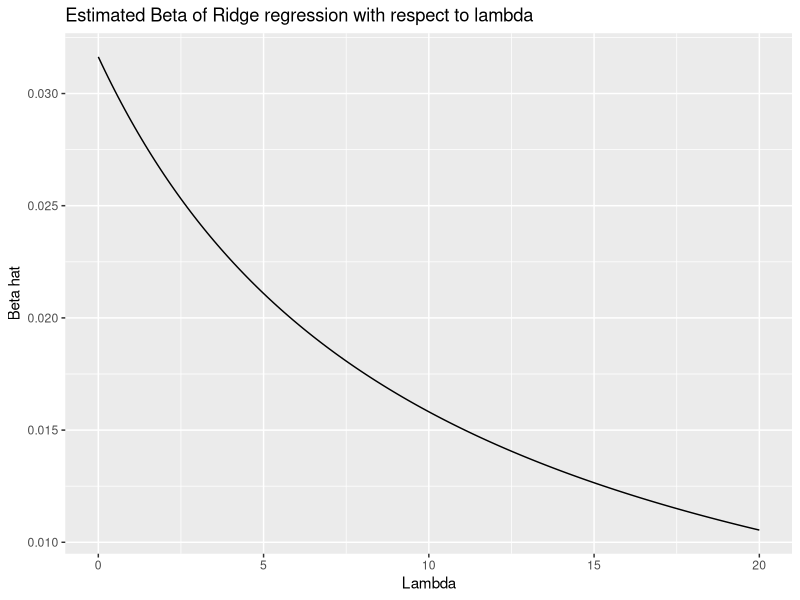

This figure's R source: (Note: this script raises an error after producing the figure.)
## ---- chunk 1
knitr::opts_chunk$set(echo = TRUE)
## ---- chunk 2
library(glmnet)
library(ggplot2)
## ---- chunk 3

simulate_ridge<-function(n=10,sd=2){
  n=n
  e <- rnorm(n=n,mean=0,sd=sd)
  beta<-matrix(1,nrow = n,ncol = 1)
  y <- beta + e 

  lambda <-seq(0,20,0.1)
  beta_hat <-sum(y)/(n+lambda)
  data.frame(lambda,beta_hat, beta=1,y_hat=beta_hat+e)
}

simulate_ridge()



ggplot(simulate_ridge())+
  geom_line(aes(x=lambda,y=beta_hat))+
  labs(title = "Estimated Beta of Ridge regression with respect to lambda",y="Beta hat", x="Lambda")

## ---- chunk 4
library(purrr)
df_1 <- map_df(seq(1,1000,1), ~{
  results = simulate_ridge(n=10)
  tibble(
    lambda = results$lambda,
    beta_hat = results$beta_hat,
    error = 1 - results$beta_hat
  )
  
  
}) %>% group_by(lambda) %>% summarise(bias=mean(error)^2, var=var(beta_hat), mse=bias+var)



## ---- chunk 5
ggplot(df_1, aes(x=lambda))+
  geom_line(aes(y=bias),color="blue")+
  geom_line(aes(y=var), color="green")+
  geom_line(aes(y=mse), color="red")
